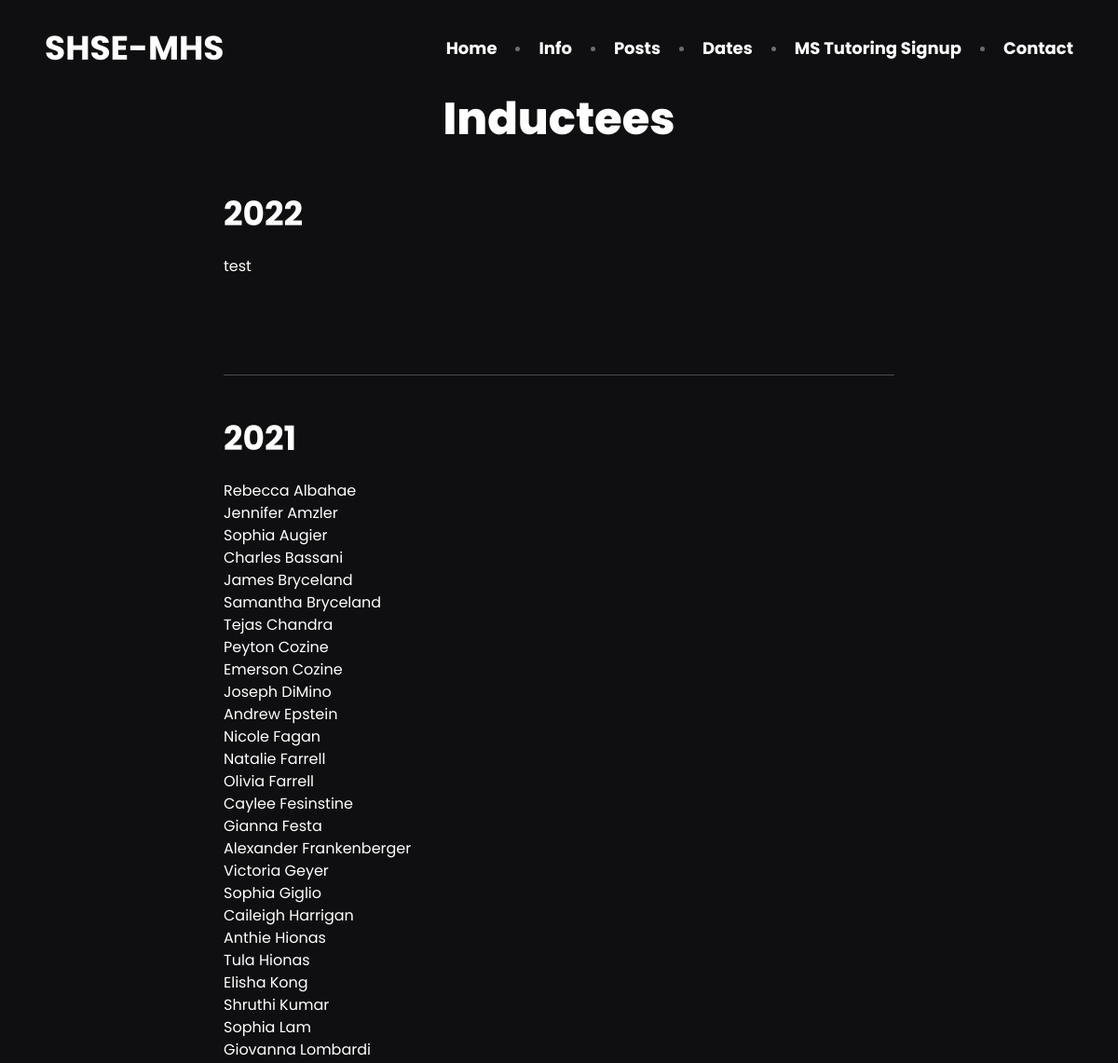
Page /inductees (upper part) on the earlier database version.
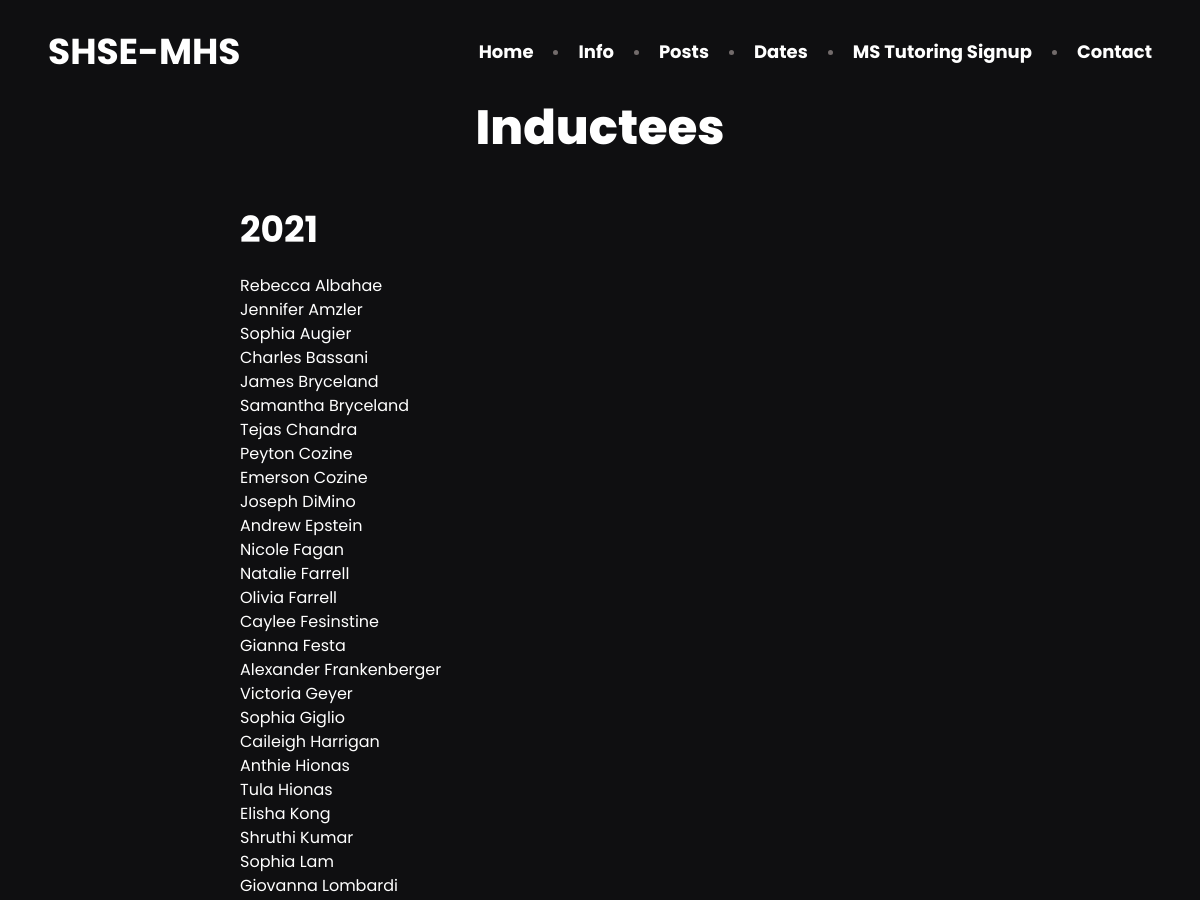
Same page on the later database version.
### users/models.py (models this page shows, shortened)
class Inductees(models.Model):
    year = models.IntegerField(verbose_name="Year")
    inductees = models.TextField(verbose_name='Message', max_length=2000)
    hide = models.BooleanField(default=False)
    class Meta:
         verbose_name = "List of Inductees"
         verbose_name_plural = "Inductees"

### users/views.py (the view)
# urls.py: path('inductees', views.InducteesList.as_view(), name='inductees'),
class InducteesList(ListView):
    model = Inductees
    template_name = 'users/inductees'  # <app>/<model>_<viewtype>.html
    context_object_name = 'inductees'
    ordering = ['-year']
    paginate_by = 5

### users/templates/users/inductees_list.html (shortened to what this page needs)
{% extends 'users/base.html' %}
{%block content%}
<h2 class="relative text-4xl font-extrabold tracking-normal sm:text-5xl text-white text-center">Inductees</h2>
<div class='mt-10'>
   {% for a in inductees %}
   {% if not user.is_authenticated and not a.hide %}
   <div class="max-w-3xl mx-auto px-4 sm:px-6 xl:max-w-5xl xl:px-0" data-aos="smooth"
      data-aos-easing="ease-in-out-cubic">
      <main>
         <div class="divide-y divide-gray-200">
            <ul class="divide-y divide-gray-200">
               <li class="py-12">
                  <article class="space-y-2 xl:grid xl:grid-cols-4 xl:space-y-0 xl:items-baseline">
                     <div class="space-y-5 xl:col-span-3">
                        <div class="space-y-6">
                           <h2 class="text-4xl font-bold tracking-normal text-white">{{a.year}}</h2>
                           <div class="prose max-w-none text-gray-500">
                              <div class="prose max-w-none text-white">
                                 <p>{{a.inductees|linebreaks}}</p>
                              </div>
                           </div>
                        </div>
                     </div>
                  </article>
               </li>
            </ul>
            <hr class='bg-white mt-14'>
         </div>
   </div>
   {% endif %}
   {% endfor %}
   {%endblock content%}

Differences in the rows shown:
removed Inductees: year "2022", inductees "test"
